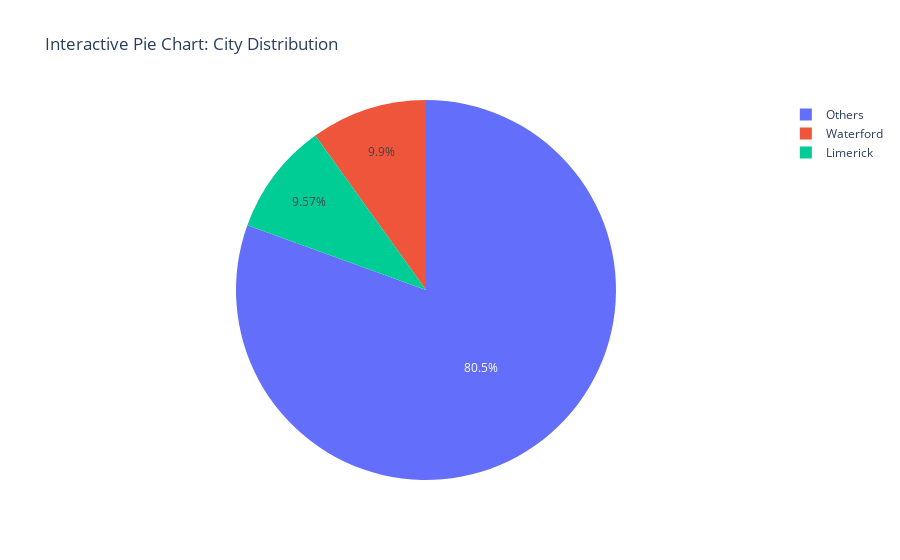

The notebook cell saved with this chart:
### Code cell
# Calculate the percentage distribution of contacts by city
city_distribution = data_graphics['city'].value_counts(normalize=True) * 100

# Identify cities with less than 9% and group them into 'Others'
threshold = 9.4
filtered_cities = city_distribution[city_distribution >= threshold].index
data_graphics['city_grouped'] = data_graphics['city'].apply(lambda x: x if x in filtered_cities else 'Others')

# Create a pie chart to show the grouped distribution
fig = px.pie(data_graphics, names='city_grouped', title='Interactive Pie Chart: City Distribution')

# Show the plot
fig.show()

### Figure 1 — Plotly figure (JSON) as saved in the notebook; plotly's stock layout.template omitted (floating-point values rounded to 4 significant figures; data arrays with more than 128 entries replaced by an {"elided": "..."} marker saying what was removed)
{"data": [{"domain": {"x": [0, 1], "y": [0, 1]}, "hovertemplate": "city_grouped=%{label}<extra></extra>", "labels": {"elided": "6647 str values"}, "legendgroup": "", "name": "", "showlegend": true, "type": "pie"}], "layout": {"legend": {"tracegroupgap": 0}, "title": {"text": "Interactive Pie Chart: City Distribution"}}}
